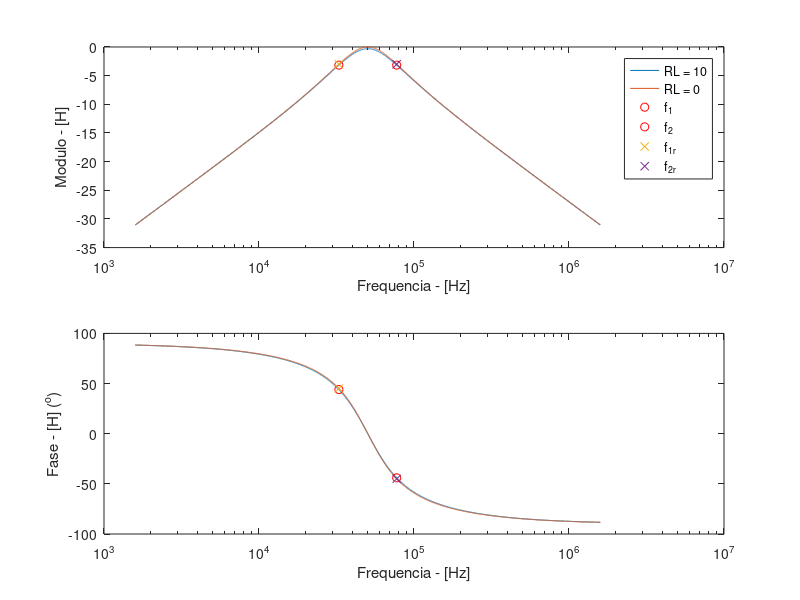

Write MATLAB code to recreate this figure.
clc, clear all, close all

C = 10e-9; % [Capacitor {F}]
L = 1e-3;  % [Indutor {H}]
RL = 10;   % [Resistencia {R}]
R = 28*10;    % [Resistencia {R}]

wo = 1/sqrt(L*C);          % [Frequencia Angular em ressonancia {rad/s}]
p1 = floor(log10(wo))-1;   % [Potencia 1 {W}]
p2 = ceil(log10(wo))+1;    % [Potencia 2 {W}]
w = logspace(p1,p2,10000); % [Frequencia Angular {rad/s}]
f = w/2/pi;                % [Frequencia {Hz}]

Hw = R ./(R+RL + j*w*L + 1 ./(j*w*C));   % [F. Transferencia]
Hw_r = R ./(R + j*w*L + 1 ./(j*w*C));    % [F. Transferencia - RL = 0]

% [b]
Hmax_db = max(20*log10(abs(Hw)));        % [decibel max da F. Transferencia]

% [c]
B = (R/L)/2/pi;

% [d]
w1 = -R/(2*L) + sqrt( (R/(2*L))^2 + 1/(L*C));   % [Frequencia Angular 1 {rad/s}]
f1 = w1/2/pi    % [Frequencia 1 {Hz}]
Hw1 = R ./ (R+RL + j*w1*L + 1 ./(j*w1*C));      % [F. Transferencia]
Hw1_r = R ./ (R + j*w1*L + 1 ./(j*w1*C));       % [F. Transferencia - RL = 0]
Hw1_db = 20*log10(abs(Hw1));                    % [decibel da F. Transferencia 1]
Hw1_db_r = 20*log10(abs(Hw1_r));                % [decibel da F. Transferencia 1 - RL = 0]

% [e]
w2 = R/(2*L) + sqrt( (R/(2*L))^2 + 1/(L*C));    % [Frequencia Angular 2 {rad/s}]
f2 = w2/2/pi;   % [Frequencia 2 {Hz}]
Hw2 = R ./ (R+RL + j*w2*L + 1 ./(j*w2*C));      % [F. Transferencia]
Hw2_r = R ./ (R + j*w2*L + 1 ./(j*w2*C));       % [F. Transferencia - RL = 0]
Hw2_db = 20*log10(abs(Hw2));                    % [decibel da F. Transferencia 2]
Hw2_db_r = 20*log10(abs(Hw2_r));                % [decibel da F. Transferencia 2 - RL = 0]

% plotando os diagramas
figure (1)
subplot(211),semilogx(f, 20*log10(abs(Hw)), f, 20*log10(abs(Hw_r)), f1, 20*log10(abs(Hw1)),'or', f2, 20*log10(abs(Hw2)),'or', f1, 20*log10(abs(Hw1_r)),'x', f2, 20*log10(abs(Hw2_r)),'x')
legend('RL = 10','RL = 0','f_1','f_2','f_1_r','f_2_r')
xlabel('Frequencia - [Hz]'), ylabel('Modulo - [H]')
subplot(212),semilogx(f, angle(Hw)*(180/pi), f, angle(Hw_r)*(180/pi), f1, angle(Hw1)*(180/pi),'or', f2, angle(Hw2)*(180/pi),'or', f1, angle(Hw1_r)*(180/pi),'x', f2, angle(Hw2_r)*(180/pi),'x')
xlabel('Frequencia - [Hz]') , ylabel('Fase - [H] (^o)')

%salvando o grafico em JPG
saveas(gca, 'grafico_18.jpg', 'jpg')
